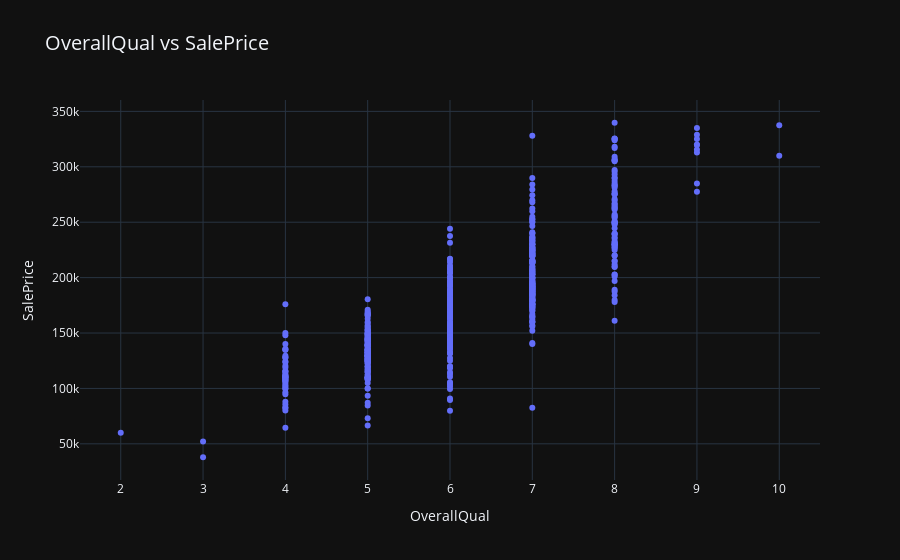
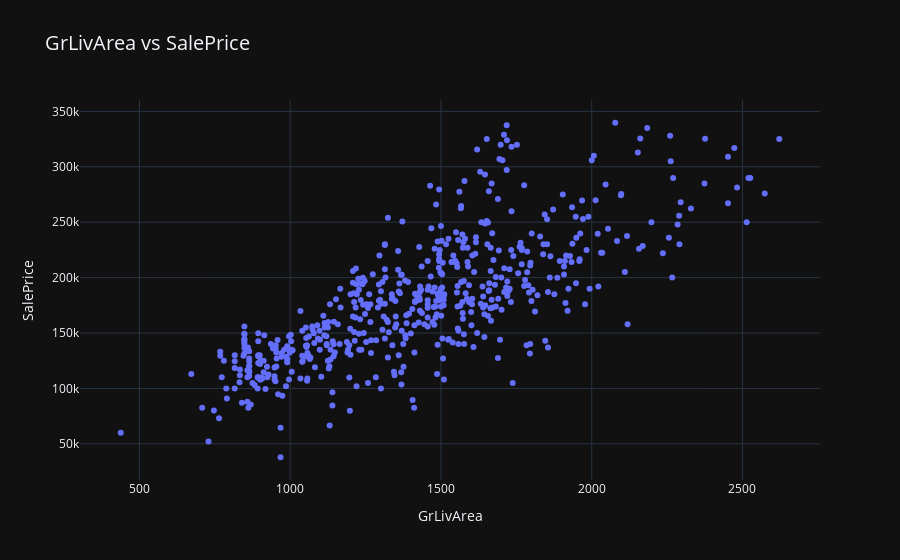
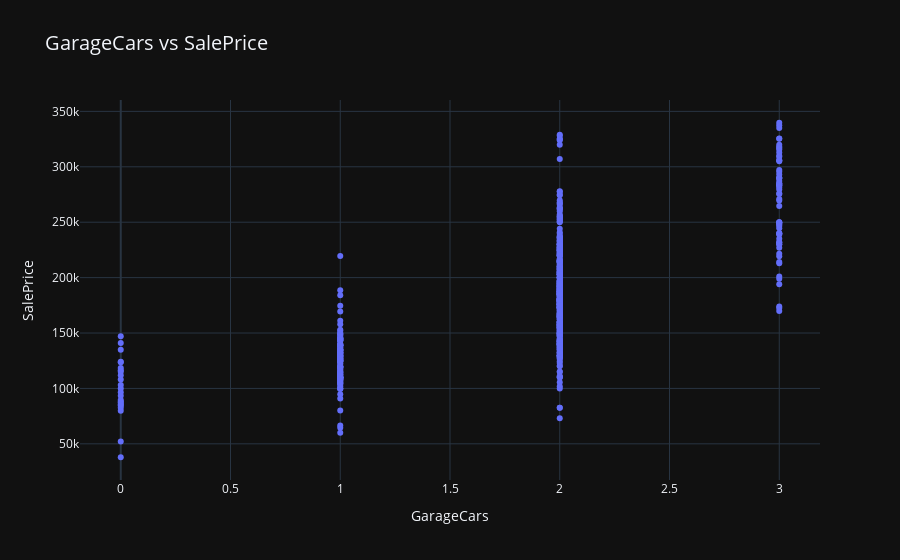
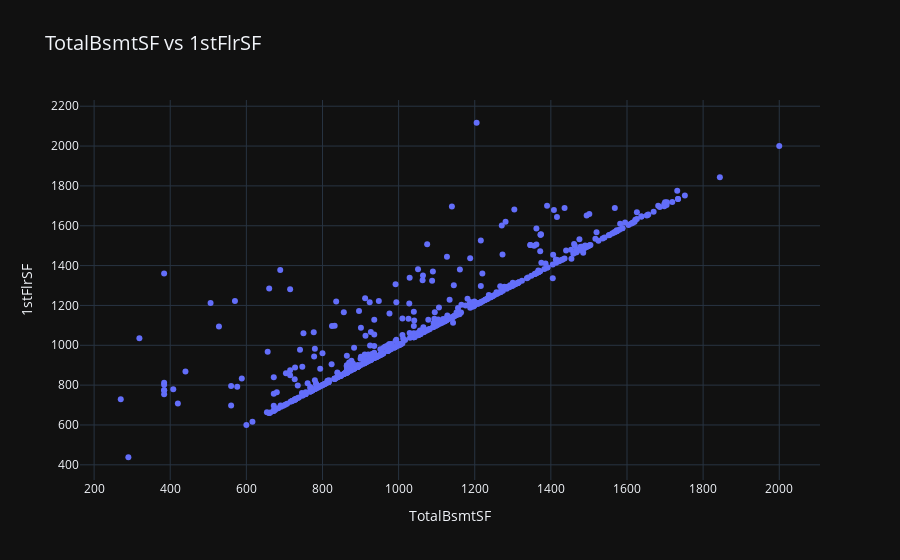

Notebook code cell kept with these figures, in order:
### Markdown cell above
Dropped data set allows us to focus on the majority of cases.

### Code cell
# List of pairs to visualize
pairs = [
    ("OverallQual", "SalePrice"),
    ("GrLivArea", "SalePrice"),
    ("GarageCars", "SalePrice"),
    ("TotalBsmtSF", "1stFlrSF"),
    ("GrLivArea", "TotRmsAbvGrd"),
    ("GarageCars", "GarageArea"),
    ("BedroomAbvGr", "TotRmsAbvGrd"),
    ("BsmtFinSF1", "BsmtFullBath"),
    ("2ndFlrSF", "GrLivArea"),
    ("YearBuilt", "GarageYrBlt")
]

# Plot each pair
for feature_x, feature_y in pairs:
    fig = px.scatter(train_data_no_outliers, x=feature_x, y=feature_y, title=f"{feature_x} vs {feature_y}")
    fig.update_layout(template="plotly_dark")
    fig.update_layout(title_font_size=20)
    fig.update_layout(xaxis_title=feature_x, yaxis_title=feature_y)
    fig.show()

### Figure 1 — Plotly figure (JSON) as saved in the notebook; plotly's stock layout.template omitted (floating-point values rounded to 4 significant figures; data arrays with more than 128 entries replaced by an {"elided": "..."} marker saying what was removed)
{"data": [{"hovertemplate": "OverallQual=%{x}<br>SalePrice=%{y}<extra></extra>", "legendgroup": "", "marker": {"color": "#636efa", "symbol": "circle"}, "mode": "markers", "name": "", "orientation": "v", "showlegend": false, "type": "scatter", "x": {"elided": "563 int values"}, "xaxis": "x", "y": {"elided": "563 int values"}, "yaxis": "y"}], "layout": {"legend": {"tracegroupgap": 0}, "title": {"font": {"size": 20}, "text": "OverallQual vs SalePrice"}, "xaxis": {"anchor": "y", "domain": [0, 1], "title": {"text": "OverallQual"}}, "yaxis": {"anchor": "x", "domain": [0, 1], "title": {"text": "SalePrice"}}}}

### Figure 2 — Plotly figure (JSON) as saved in the notebook; plotly's stock layout.template omitted (floating-point values rounded to 4 significant figures; data arrays with more than 128 entries replaced by an {"elided": "..."} marker saying what was removed)
{"data": [{"hovertemplate": "GrLivArea=%{x}<br>SalePrice=%{y}<extra></extra>", "legendgroup": "", "marker": {"color": "#636efa", "symbol": "circle"}, "mode": "markers", "name": "", "orientation": "v", "showlegend": false, "type": "scatter", "x": {"elided": "563 int values"}, "xaxis": "x", "y": {"elided": "563 int values"}, "yaxis": "y"}], "layout": {"legend": {"tracegroupgap": 0}, "title": {"font": {"size": 20}, "text": "GrLivArea vs SalePrice"}, "xaxis": {"anchor": "y", "domain": [0, 1], "title": {"text": "GrLivArea"}}, "yaxis": {"anchor": "x", "domain": [0, 1], "title": {"text": "SalePrice"}}}}

### Figure 3 — Plotly figure (JSON) as saved in the notebook; plotly's stock layout.template omitted (floating-point values rounded to 4 significant figures; data arrays with more than 128 entries replaced by an {"elided": "..."} marker saying what was removed)
{"data": [{"hovertemplate": "GarageCars=%{x}<br>SalePrice=%{y}<extra></extra>", "legendgroup": "", "marker": {"color": "#636efa", "symbol": "circle"}, "mode": "markers", "name": "", "orientation": "v", "showlegend": false, "type": "scatter", "x": {"elided": "563 int values"}, "xaxis": "x", "y": {"elided": "563 int values"}, "yaxis": "y"}], "layout": {"legend": {"tracegroupgap": 0}, "title": {"font": {"size": 20}, "text": "GarageCars vs SalePrice"}, "xaxis": {"anchor": "y", "domain": [0, 1], "title": {"text": "GarageCars"}}, "yaxis": {"anchor": "x", "domain": [0, 1], "title": {"text": "SalePrice"}}}}

### Figure 4 — Plotly figure (JSON) as saved in the notebook; plotly's stock layout.template omitted (floating-point values rounded to 4 significant figures; data arrays with more than 128 entries replaced by an {"elided": "..."} marker saying what was removed)
{"data": [{"hovertemplate": "TotalBsmtSF=%{x}<br>1stFlrSF=%{y}<extra></extra>", "legendgroup": "", "marker": {"color": "#636efa", "symbol": "circle"}, "mode": "markers", "name": "", "orientation": "v", "showlegend": false, "type": "scatter", "x": {"elided": "563 int values"}, "xaxis": "x", "y": {"elided": "563 int values"}, "yaxis": "y"}], "layout": {"legend": {"tracegroupgap": 0}, "title": {"font": {"size": 20}, "text": "TotalBsmtSF vs 1stFlrSF"}, "xaxis": {"anchor": "y", "domain": [0, 1], "title": {"text": "TotalBsmtSF"}}, "yaxis": {"anchor": "x", "domain": [0, 1], "title": {"text": "1stFlrSF"}}}}
